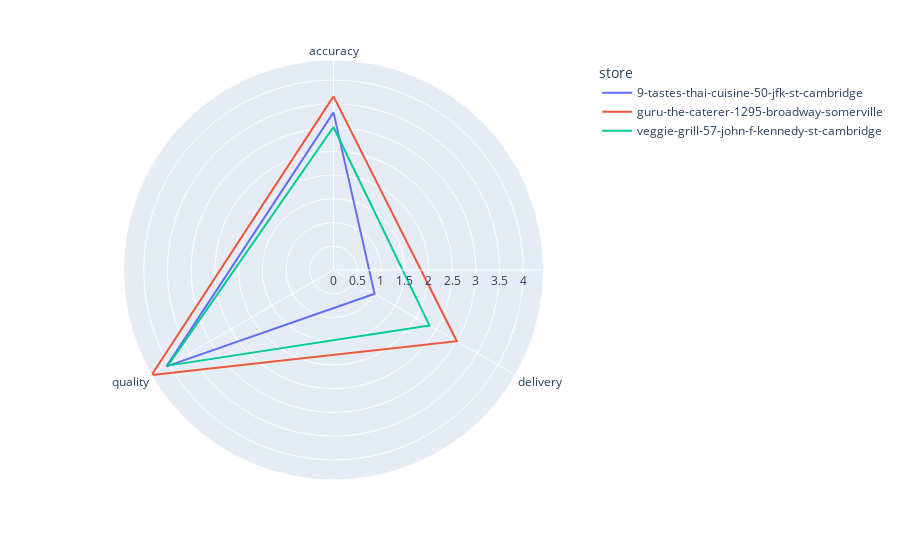

The cell this chart's notebook holds for it:
### Code cell
polar_df = reviews_w_cat[['store', 'most_similar_label', 'stars']].groupby(['store', 'most_similar_label']).mean()
polar_df = polar_df.reset_index()

example_restuarants = polar_df[
    (polar_df.store == 'guru-the-caterer-1295-broadway-somerville') | 
    (polar_df.store == '9-tastes-thai-cuisine-50-jfk-st-cambridge') |
    (polar_df.store == 'veggie-grill-57-john-f-kennedy-st-cambridge')][['store', 'most_similar_label', 'stars']]
fig = px.line_polar(example_restuarants, r = 'stars', theta = 'most_similar_label', line_close = True, color='store')

fig.show()

### Figure 1 — Plotly figure (JSON) as saved in the notebook; plotly's stock layout.template omitted (floating-point values rounded to 4 significant figures)
{"data": [{"hovertemplate": "store=9-tastes-thai-cuisine-50-jfk-st-cambridge<br>stars=%{r}<br>most_similar_label=%{theta}<extra></extra>", "legendgroup": "9-tastes-thai-cuisine-50-jfk-st-cambridge", "line": {"color": "#636efa", "dash": "solid"}, "marker": {"symbol": "circle"}, "mode": "lines", "name": "9-tastes-thai-cuisine-50-jfk-st-cambridge", "r": [3.32, 1, 4.062, 3.32], "showlegend": true, "subplot": "polar", "theta": ["accuracy", "delivery", "quality", "accuracy"], "type": "scatterpolar"}, {"hovertemplate": "store=guru-the-caterer-1295-broadway-somerville<br>stars=%{r}<br>most_similar_label=%{theta}<extra></extra>", "legendgroup": "guru-the-caterer-1295-broadway-somerville", "line": {"color": "#EF553B", "dash": "solid"}, "marker": {"symbol": "circle"}, "mode": "lines", "name": "guru-the-caterer-1295-broadway-somerville", "r": [3.658, 3, 4.424, 3.658], "showlegend": true, "subplot": "polar", "theta": ["accuracy", "delivery", "quality", "accuracy"], "type": "scatterpolar"}, {"hovertemplate": "store=veggie-grill-57-john-f-kennedy-st-cambridge<br>stars=%{r}<br>most_similar_label=%{theta}<extra></extra>", "legendgroup": "veggie-grill-57-john-f-kennedy-st-cambridge", "line": {"color": "#00cc96", "dash": "solid"}, "marker": {"symbol": "circle"}, "mode": "lines", "name": "veggie-grill-57-john-f-kennedy-st-cambridge", "r": [3.012, 2.333, 4.029, 3.012], "showlegend": true, "subplot": "polar", "theta": ["accuracy", "delivery", "quality", "accuracy"], "type": "scatterpolar"}], "layout": {"autosize": true, "legend": {"title": {"text": "store"}, "tracegroupgap": 0}, "margin": {"t": 60}, "polar": {"angularaxis": {"direction": "clockwise", "rotation": 90, "type": "category"}, "domain": {"x": [0, 1], "y": [0, 1]}, "radialaxis": {"autorange": true, "range": [0, 4.424], "type": "linear"}}}}
